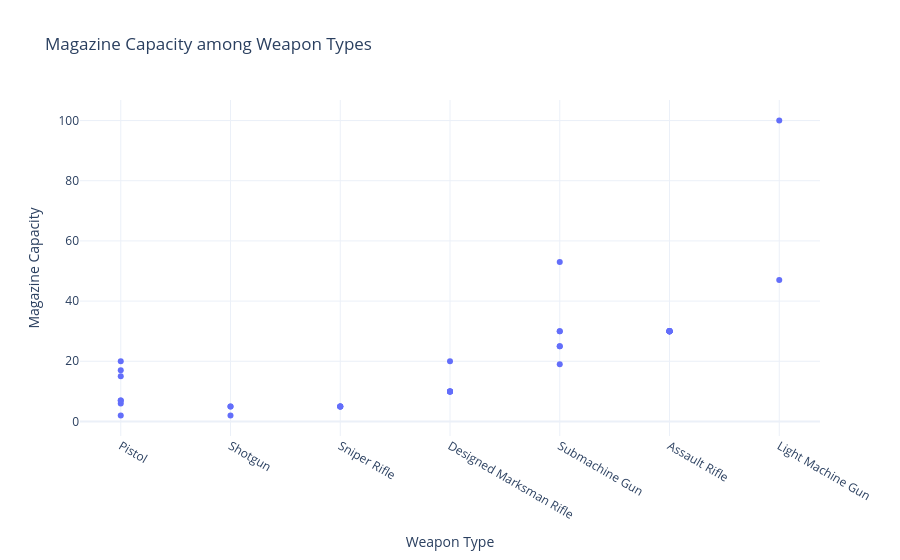

Notebook code cell kept with this figure:
### Markdown cell above
- Magazine Capacity

### Code cell
px.scatter(
    ammu.sort_values('Magazine Capacity', ascending=True),
    x='Weapon Type',
    y='Magazine Capacity',
    hover_name= 'Weapon Name',
    title='Magazine Capacity among Weapon Types'
)

### Figure 1 — Plotly figure (JSON) as saved in the notebook; plotly's stock layout.template omitted (floating-point values rounded to 4 significant figures)
{"data": [{"hovertemplate": "<b>%{hovertext}</b><br><br>Weapon Type=%{x}<br>Magazine Capacity=%{y}<extra></extra>", "hovertext": ["Sawed-Off", "S686", "Win94", "AWM", "S1897", "S12K", "M24", "Kar98", "R45", "R1895", "P92", "SLR", "MK14", "SKS", "QBU", "VSS", "P1911", "P18C", "Vector", "Skorpion", "Mini14", "Uzi", "UMP45", "M762", "AKM", "Groza", "MK47 Mutant", "MP5K", "OBZ", "G36C", "SCAR-L", "M16A4", "AUG A3", "M416", "Thompson", "DP-28", "PP-Bizon", "M249"], "legendgroup": "", "marker": {"color": "#636efa", "symbol": "circle"}, "mode": "markers", "name": "", "orientation": "v", "showlegend": false, "type": "scatter", "x": ["Pistol", "Shotgun", "Sniper Rifle", "Sniper Rifle", "Shotgun", "Shotgun", "Sniper Rifle", "Sniper Rifle", "Pistol", "Pistol", "Pistol", "Designed Marksman Rifle", "Designed Marksman Rifle", "Designed Marksman Rifle", "Designed Marksman Rifle", "Designed Marksman Rifle", "Pistol", "Pistol", "Submachine Gun", "Pistol", "Designed Marksman Rifle", "Submachine Gun", "Submachine Gun", "Assault Rifle", "Assault Rifle", "Assault Rifle", "Assault Rifle", "Submachine Gun", "Assault Rifle", "Assault Rifle", "Assault Rifle", "Assault Rifle", "Assault Rifle", "Assault Rifle", "Submachine Gun", "Light Machine Gun", "Submachine Gun", "Light Machine Gun"], "xaxis": "x", "y": [2, 2, 5, 5, 5, 5, 5, 5, 6, 7, 7, 10, 10, 10, 10, 10, 15, 17, 19, 20, 20, 25, 25, 30, 30, 30, 30, 30, 30, 30, 30, 30, 30, 30, 30, 47, 53, 100], "yaxis": "y"}], "layout": {"legend": {"tracegroupgap": 0}, "title": {"text": "Magazine Capacity among Weapon Types"}, "xaxis": {"anchor": "y", "domain": [0, 1], "title": {"text": "Weapon Type"}}, "yaxis": {"anchor": "x", "domain": [0, 1], "title": {"text": "Magazine Capacity"}}}}
